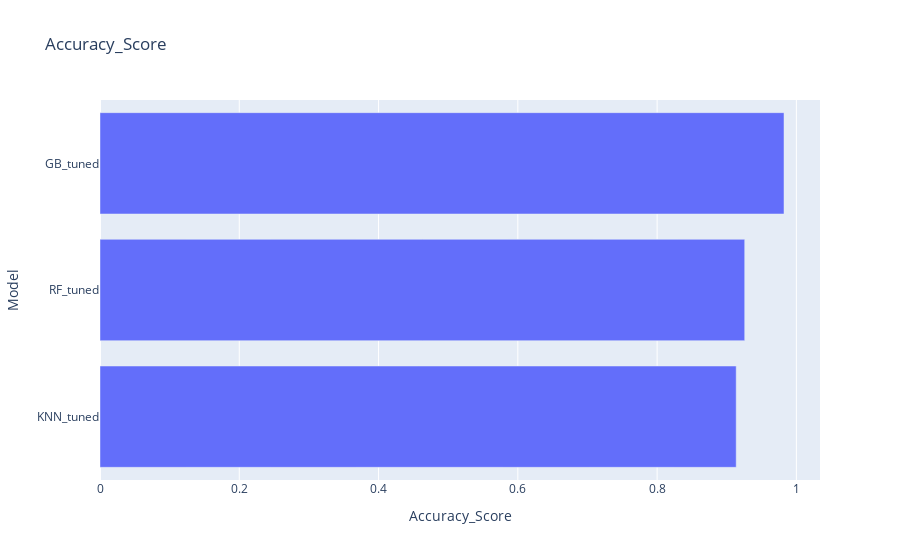
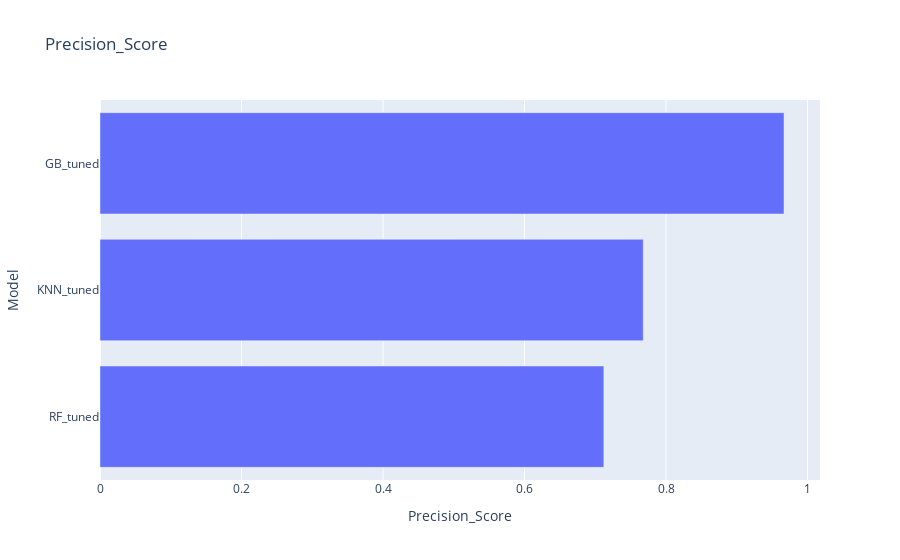
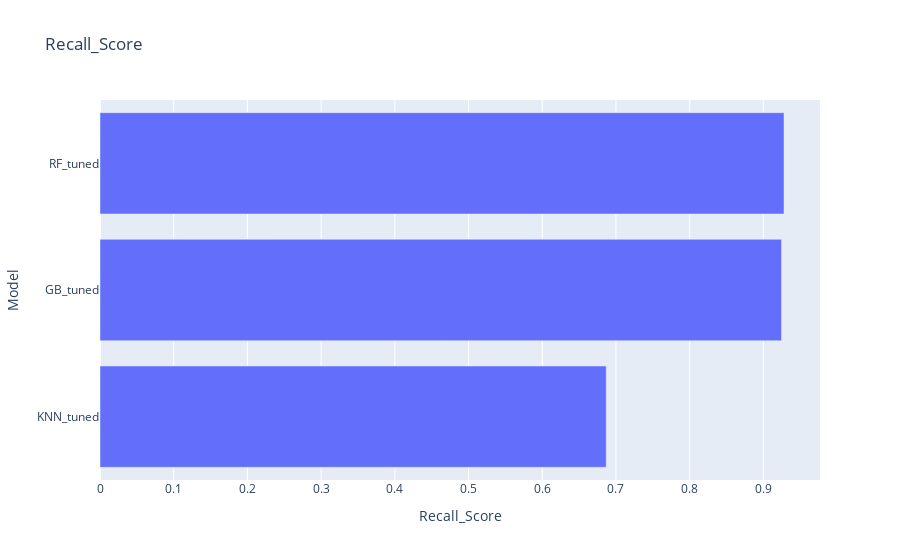
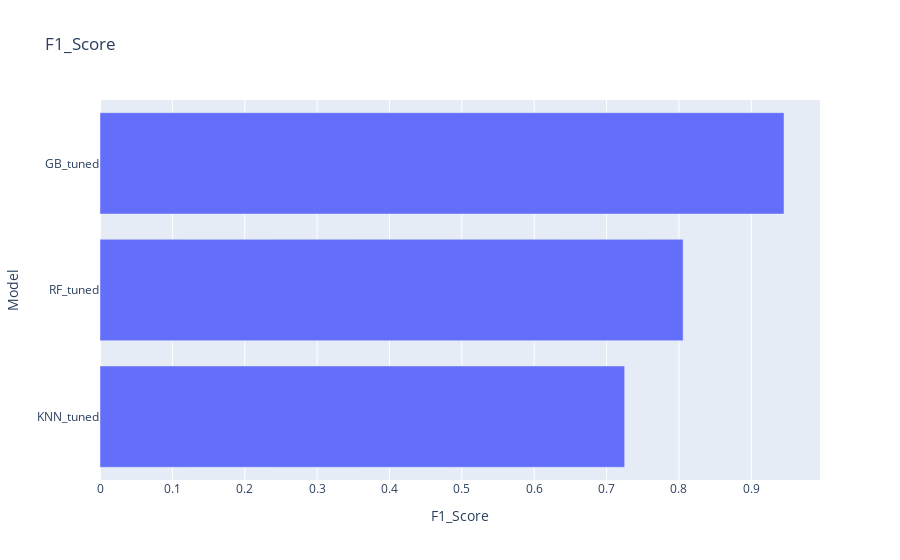

Notebook source saved alongside these figures, in order:
### Code cell
compare = compare.sort_values(by="Accuracy_Score", ascending=True)
fig = px.bar(compare, x = "Accuracy_Score", y = "Model", title = "Accuracy_Score")
fig.show()

compare = compare.sort_values(by="Precision_Score", ascending=True)
fig = px.bar(compare, x = "Precision_Score", y = "Model", title = "Precision_Score")
fig.show()

compare = compare.sort_values(by="Recall_Score", ascending=True)
fig = px.bar(compare, x = "Recall_Score", y = "Model", title = "Recall_Score")
fig.show()

compare = compare.sort_values(by="F1_Score", ascending=True)
fig = px.bar(compare, x = "F1_Score", y = "Model", title = "F1_Score")
fig.show()

### Figure 1 — Plotly figure (JSON) as saved in the notebook; plotly's stock layout.template omitted (floating-point values rounded to 4 significant figures)
{"data": [{"alignmentgroup": "True", "hovertemplate": "Accuracy_Score=%{x}<br>Model=%{y}<extra></extra>", "legendgroup": "", "marker": {"color": "#636efa", "pattern": {"shape": ""}}, "name": "", "offsetgroup": "", "orientation": "h", "showlegend": false, "textposition": "auto", "type": "bar", "x": [0.9136, 0.9258, 0.9822], "xaxis": "x", "y": ["KNN_tuned", "RF_tuned", "GB_tuned"], "yaxis": "y"}], "layout": {"barmode": "relative", "legend": {"tracegroupgap": 0}, "title": {"text": "Accuracy_Score"}, "xaxis": {"anchor": "y", "domain": [0, 1], "title": {"text": "Accuracy_Score"}}, "yaxis": {"anchor": "x", "domain": [0, 1], "title": {"text": "Model"}}}}

### Figure 2 — Plotly figure (JSON) as saved in the notebook; plotly's stock layout.template omitted (floating-point values rounded to 4 significant figures)
{"data": [{"alignmentgroup": "True", "hovertemplate": "Precision_Score=%{x}<br>Model=%{y}<extra></extra>", "legendgroup": "", "marker": {"color": "#636efa", "pattern": {"shape": ""}}, "name": "", "offsetgroup": "", "orientation": "h", "showlegend": false, "textposition": "auto", "type": "bar", "x": [0.7121, 0.7678, 0.9667], "xaxis": "x", "y": ["RF_tuned", "KNN_tuned", "GB_tuned"], "yaxis": "y"}], "layout": {"barmode": "relative", "legend": {"tracegroupgap": 0}, "title": {"text": "Precision_Score"}, "xaxis": {"anchor": "y", "domain": [0, 1], "title": {"text": "Precision_Score"}}, "yaxis": {"anchor": "x", "domain": [0, 1], "title": {"text": "Model"}}}}

### Figure 3 — Plotly figure (JSON) as saved in the notebook; plotly's stock layout.template omitted (floating-point values rounded to 4 significant figures)
{"data": [{"alignmentgroup": "True", "hovertemplate": "Recall_Score=%{x}<br>Model=%{y}<extra></extra>", "legendgroup": "", "marker": {"color": "#636efa", "pattern": {"shape": ""}}, "name": "", "offsetgroup": "", "orientation": "h", "showlegend": false, "textposition": "auto", "type": "bar", "x": [0.6868, 0.9246, 0.928], "xaxis": "x", "y": ["KNN_tuned", "GB_tuned", "RF_tuned"], "yaxis": "y"}], "layout": {"barmode": "relative", "legend": {"tracegroupgap": 0}, "title": {"text": "Recall_Score"}, "xaxis": {"anchor": "y", "domain": [0, 1], "title": {"text": "Recall_Score"}}, "yaxis": {"anchor": "x", "domain": [0, 1], "title": {"text": "Model"}}}}

### Figure 4 — Plotly figure (JSON) as saved in the notebook; plotly's stock layout.template omitted (floating-point values rounded to 4 significant figures)
{"data": [{"alignmentgroup": "True", "hovertemplate": "F1_Score=%{x}<br>Model=%{y}<extra></extra>", "legendgroup": "", "marker": {"color": "#636efa", "pattern": {"shape": ""}}, "name": "", "offsetgroup": "", "orientation": "h", "showlegend": false, "textposition": "auto", "type": "bar", "x": [0.725, 0.8058, 0.9452], "xaxis": "x", "y": ["KNN_tuned", "RF_tuned", "GB_tuned"], "yaxis": "y"}], "layout": {"barmode": "relative", "legend": {"tracegroupgap": 0}, "title": {"text": "F1_Score"}, "xaxis": {"anchor": "y", "domain": [0, 1], "title": {"text": "F1_Score"}}, "yaxis": {"anchor": "x", "domain": [0, 1], "title": {"text": "Model"}}}}
